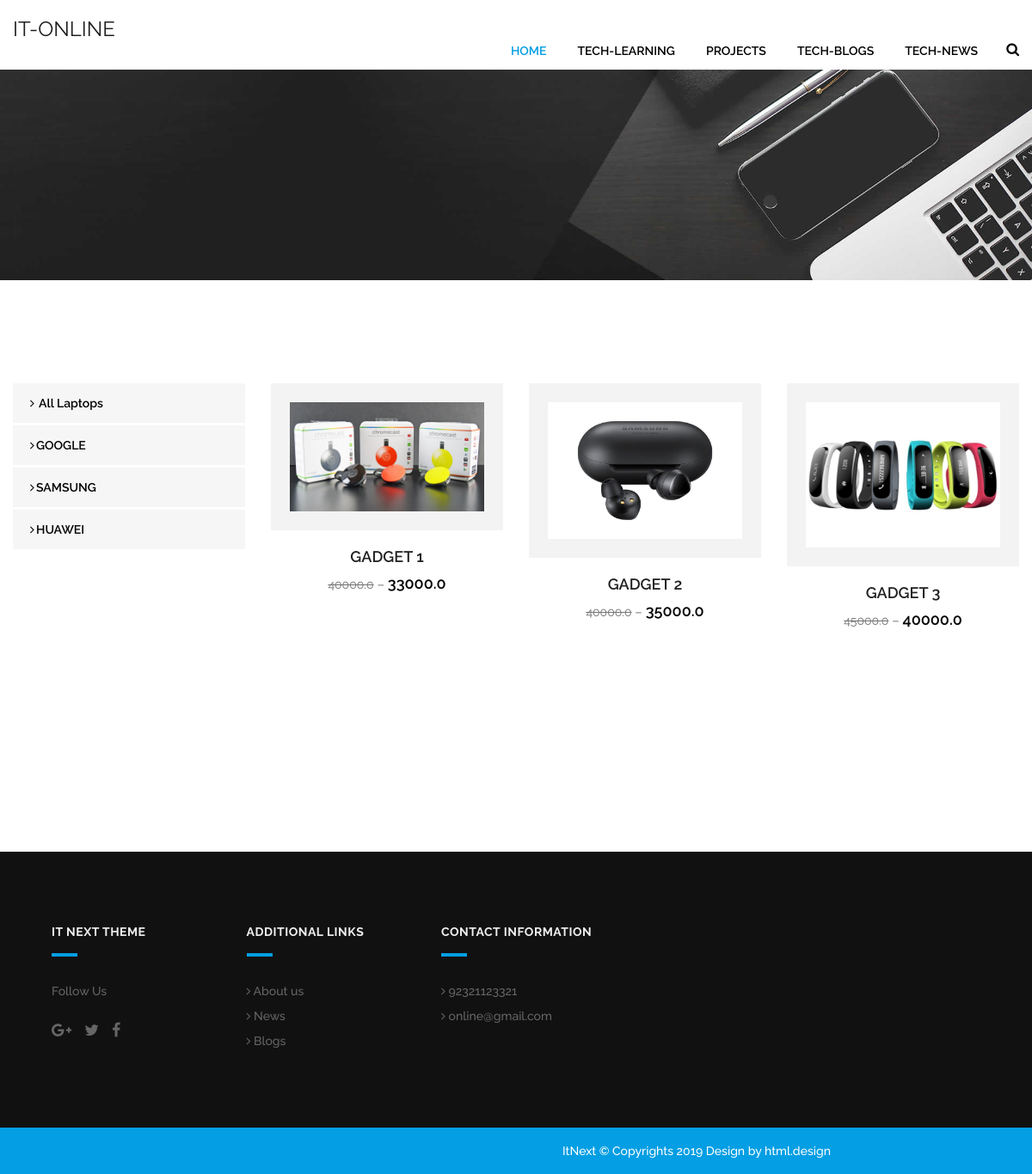
Screenshot of /gadgets/ with the database file from the repository.
### store/models.py (models this page shows, shortened)
class Product(models.Model):
    title = models.CharField(max_length=100)
    selling_price = models.FloatField()
    discounted_price = models.FloatField()
    description = models.CharField(max_length=100)
    brand = models.CharField(max_length=100)
    category = models.CharField(choices=CATEGORY_CHOICES, max_length=2)
    product_image = models.ImageField(upload_to='productimg')

### store/views.py (the view)
# urls.py: path('gadgets/', views.Gadgets, name='gadgets'),
def Gadgets(request, data=None):
 if data == None:
  gadget = Product.objects.filter(category='TG')
 elif data == 'GOOGLE' or data == 'SAMSUNG' or data == 'HUAWEI':
  gadget = Product.objects.filter(category='TG').filter(brand=data)
 return render(request, 'tech_gadgets.html', {'gadget': gadget})

### templates/tech_gadgets.html (shortened to what this page needs)
{% extends 'base.html'%}
{% load static %}
{% block content %}
<div id="inner_banner" class="section inner_banner_section">
  <div class="container">
    <div class="row">
      <div class="col-md-12">
        <div class="full">
        </div>
      </div>
    </div>
  </div>
</div>
<div class="section padding_layout_1 product_list_main">
  <div class="container">
    <div class="row">
        <div class="col-md-3">
        <div class="side_bar">
            <div class="side_bar_blog">
            <div class="categary">
              <ul>
                <li><a href="{% url 'laptops' %}"><i class="fa fa-angle-right"></i> All Laptops</a></li>
                <li><a href="{% url 'ldata' 'GOOGLE'%}"><i class="fa fa-angle-right"></i>GOOGLE </a></li>
                <li><a href="{% url 'ldata' 'SAMSUNG'%}"><i class="fa fa-angle-right"></i>SAMSUNG</a></li>
                <li><a href="{% url 'ldata' 'HUAWEI'%}"><i class="fa fa-angle-right"></i>HUAWEI</a></li>
              </ul>
            </div>
          </div>
        </div>
      </div>
        <div class="col-md-9">
        <div class="row">
          {% for product in gadget %}
          <div class="col-md-4 col-sm-6 col-xs-12 margin_bottom_30_all">
            <div class="product_list">
              <div class="product_img"> <img class="img-responsive" src="{{product.product_image.url}}" alt=""> </div>
              <div class="product_detail_btm">
                <div class="center">
                  <h4><a href="{% url 'product-detail' product.id %}">{{product.title}}</a></h4>
                </div>
                <div class="product_price">
                  <p><span class="old_price">{{product.selling_price}}</span> – <span class="new_price">{{product.discounted_price}}</span></p>
                </div>
              </div>
            </div>
          </div>
          {% endfor %}
        </div>
      </div>
    </div>
  </div>
</div>
{% endblock content %}

### static/css/style.css (style rules this page uses)
* { margin: 0; padding: 0; outline: none !important; box-sizing: border-box; }
html, body { color: #898989; font-size: 15px; font-family: 'Raleway', sans-serif; line-height: normal; font-weight: 400; overflow-x: hidden; }
body { overflow-x: hidden; }
a { color: #1f1f1f; text-decoration: none !important; outline: none !important; -webkit-transition: all .3s ease-in-out; -moz-transition: all .3s ease-in-out; -ms-transition: all .3s ease-in-out; -o-transition: all .3s ease-in-out; transition: all .3s ease-in-out; }
h1, h2, h3, h4, h5, h6 { letter-spacing: 0; font-weight: normal; position: relative; padding: 0; font-weight: normal; line-height: normal; color: #1f1f1f; margin: 0 }
h4 { font-size: 16px }
h1 a, h2 a, h3 a, h4 a, h5 a, h6 a { color: #212121; text-decoration: none!important; opacity: 1 }
ol, ul { list-style: none; margin: 0; }
a { color: #000; text-decoration: none; outline: none; }
a, .btn { text-decoration: none !important; outline: none !important; -webkit-transition: all .3s ease-in-out; -moz-transition: all .3s ease-in-out; -ms-transition: all .3s ease-in-out; -o-transition: all .3s ease-in-out; transition: all .3s ease-in-out; }
.img-responsive { max-width: 100%; }
h4 { font-size: 18px; color: #000; line-height: 21px; font-weight: 600; text-transform: none; margin: 30px 0 20px 0; }
p { color: #707070; font-size: 15px; line-height: 21px; }
.container { width: 1200px; max-width: 1200px; }
.full { width: 100%; float: left; margin: 0; padding: 0; }
.center { width: 100%; display: flex; justify-content: center; }
.margin_bottom_30_all { margin-bottom: 30px; }
.section { float: left; width: 100%; }
.padding_layout_1 { padding-top: 120px; padding-bottom: 115px; }
.side_bar_blog { margin-bottom: 50px; float: left; width: 100%; }
.categary { font-size: 15px; }
.categary a { color: #000; transition: ease all 0.5s; }
.categary a i { margin-right: 2px; }
.categary li { margin-bottom: 3px; transition: ease all 0.5s; background: #f6f6f6; padding: 15px 20px; font-weight: 600; font-size: 14px; }
.product_list { min-height: 400px; transition: ease all 0.5s; }
.product_img { overflow: hidden; background: #f3f3f3; }
.product_img img { padding: 22px; }
.product_detail_btm h4 { margin: 20px 0 10px 0; text-align: center; }
.product_price p { margin: 0; text-align: center; }
.old_price { font-size: 14px; color: #737373; text-decoration: line-through; }
.new_price { font-size: 18px; font-weight: 600; color: #000; }
.inner_banner_section { background: url('../images/it_service/inner_page_banner.jpg'); min-height: 245px; background-size: cover; background-position: center center; }

### rows the page displays
Product: product_image (placeholder picture), title "GADGET 1", selling_price "40000.0", discounted_price "33000.0"
Product: product_image (picture), title "GADGET 2", selling_price "40000.0", discounted_price "35000.0"
Product: product_image (picture), title "GADGET 3", selling_price "45000.0", discounted_price "40000.0"
